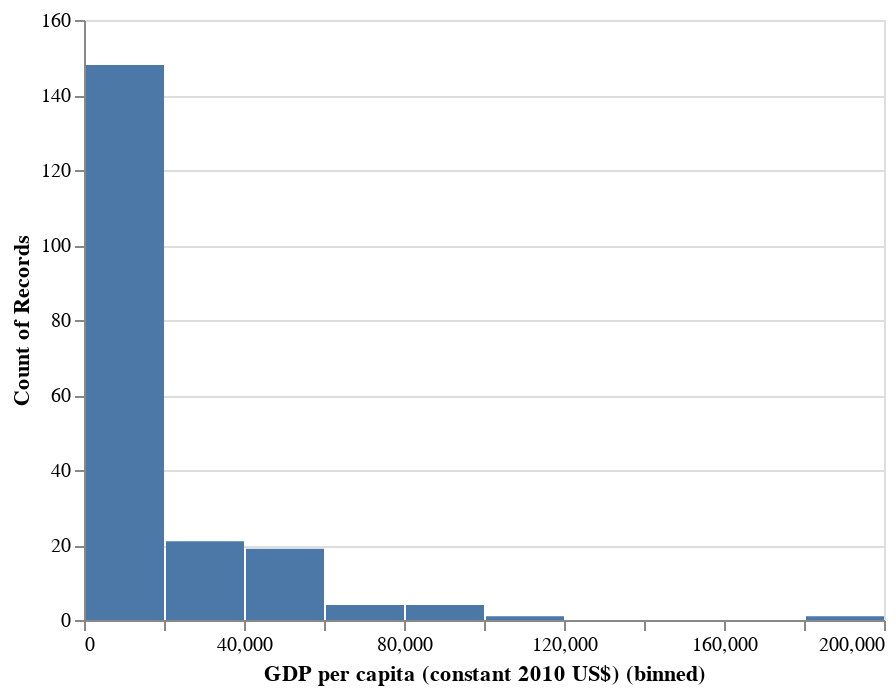

The cell this chart's notebook holds for it:
### Markdown cell above
Suppose we wanted to look at the distribution of incomes across countries in the world. We *could* create bins and run a `groupby("bin").count()` to create counts-per-bin, then plot that, but Altair will create bins itself, then using the `y="count()"` we can ask Altair to count the number of observations per bin itself!

### Code cell
c = alt.Chart(world).mark_bar().encode(
    x=alt.X("GDP per capita (constant 2010 US$)", bin=True), y="count()"
)
c

### Figure 1 — Vega-Lite specification as saved in the notebook (floating-point values rounded to 4 significant figures; data arrays with more than 128 entries replaced by an {"elided": "..."} marker saying what was removed)
{"config": {"view": {"continuousWidth": 400, "continuousHeight": 300}}, "data": {"name": "data-9b248e98e8fbe34083e268c366afb5fd"}, "mark": "bar", "encoding": {"x": {"type": "quantitative", "bin": true, "field": "GDP per capita (constant 2010 US$)"}, "y": {"type": "quantitative", "aggregate": "count"}}, "$schema": "https://vega.github.io/schema/vega-lite/v4.8.1.json", "datasets": {"data-9b248e98e8fbe34083e268c366afb5fd": {"elided": "217 records"}}}
